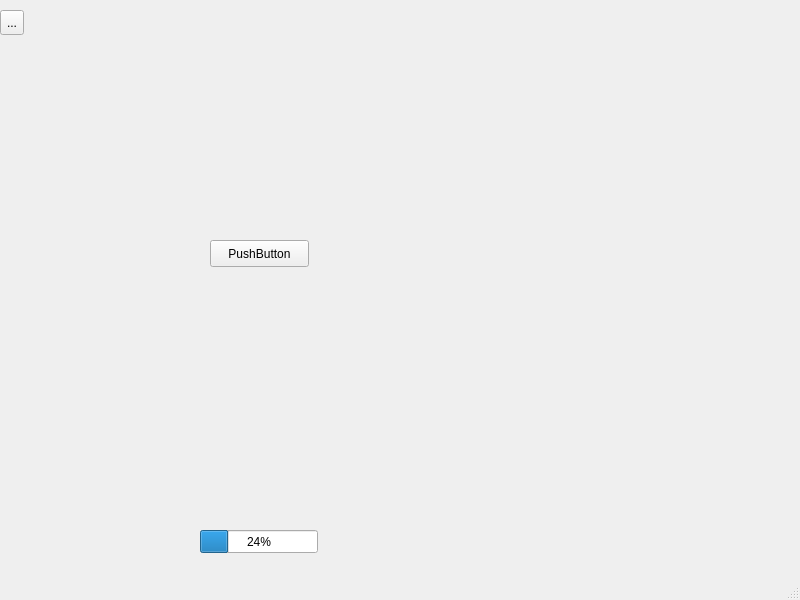
<?xml version="1.0" encoding="UTF-8"?>
<ui version="4.0">
 <class>MainWindow</class>
 <widget class="QMainWindow" name="MainWindow">
  <property name="geometry">
   <rect>
    <x>0</x>
    <y>0</y>
    <width>800</width>
    <height>600</height>
   </rect>
  </property>
  <property name="windowTitle">
   <string>MainWindow</string>
  </property>
  <widget class="QWidget" name="centralwidget">
   <widget class="QPushButton" name="pushButton">
    <property name="geometry">
     <rect>
      <x>210</x>
      <y>240</y>
      <width>99</width>
      <height>27</height>
     </rect>
    </property>
    <property name="text">
     <string>PushButton</string>
    </property>
   </widget>
   <widget class="QToolButton" name="toolButton">
    <property name="geometry">
     <rect>
      <x>0</x>
      <y>10</y>
      <width>24</width>
      <height>25</height>
     </rect>
    </property>
    <property name="text">
     <string>...</string>
    </property>
   </widget>
   <widget class="QProgressBar" name="progressBar">
    <property name="geometry">
     <rect>
      <x>200</x>
      <y>530</y>
      <width>118</width>
      <height>23</height>
     </rect>
    </property>
    <property name="value">
     <number>24</number>
    </property>
   </widget>
  </widget>
  <widget class="QMenuBar" name="menubar">
   <property name="geometry">
    <rect>
     <x>0</x>
     <y>0</y>
     <width>800</width>
     <height>25</height>
    </rect>
   </property>
  </widget>
  <widget class="QStatusBar" name="statusbar"/>
 </widget>
 <resources/>
 <connections/>
</ui>
